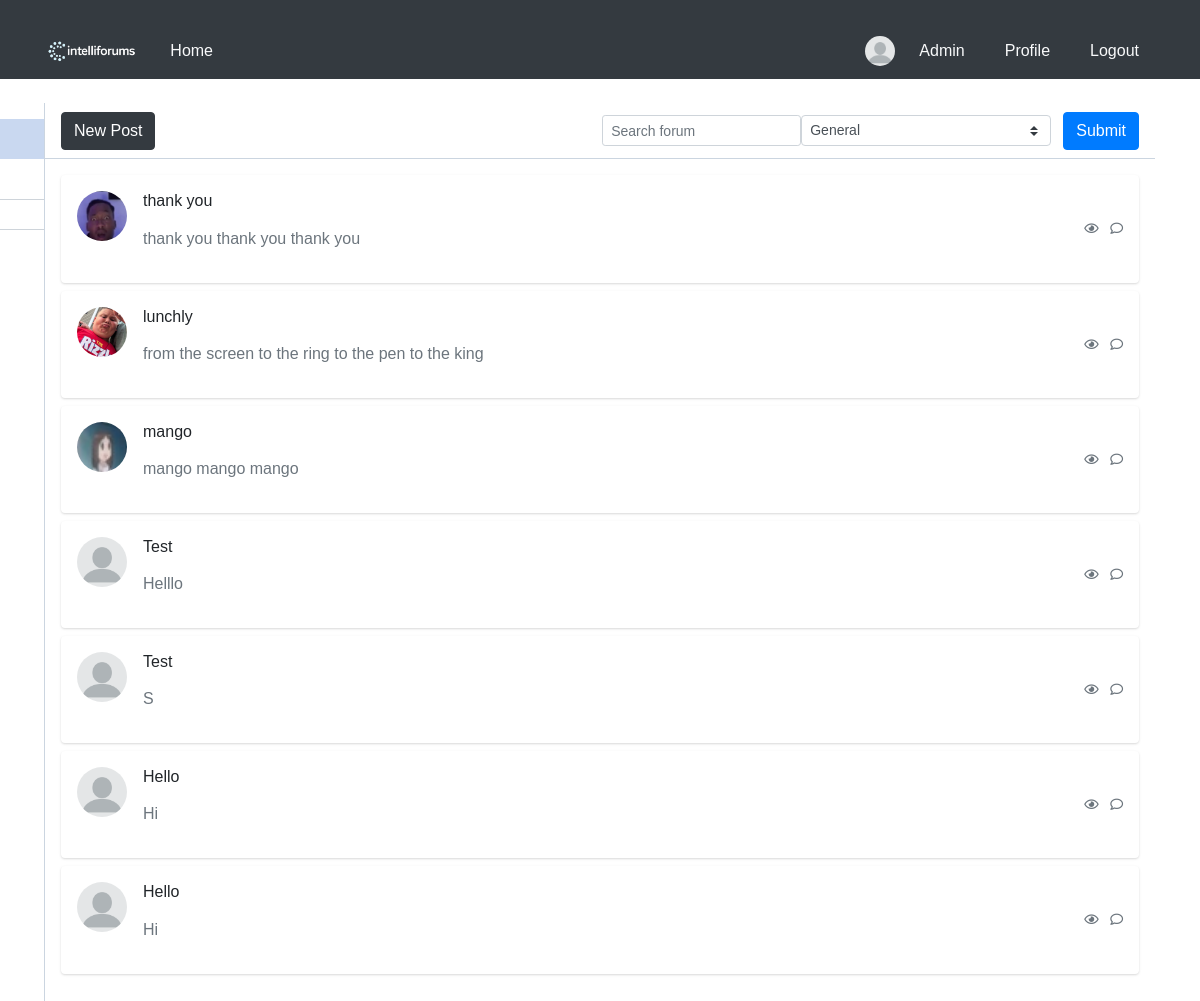
Page /home/0/1/ (signed in) on the committed database.
### blog/models.py (models this page shows, shortened)
class User(AbstractBaseUser, PermissionsMixin):
    username = models.CharField(max_length=100, unique=True)
    picture = models.ImageField(
        upload_to='profile/',
        default='profile/blank-profile-picture-973460_128012234212.png',
        blank=True,
    )
    is_active = models.BooleanField(default=True)
    is_staff = models.BooleanField(default=False)
    USERNAME_FIELD = 'username'
    objects = UserManager()

class UserPost(models.Model):
    post_ref = models.ForeignKey(Post, on_delete=models.CASCADE)
    user_ref = models.ForeignKey(User, on_delete=models.CASCADE)
    is_deleted = models.BooleanField(default=False)

### blog/views.py (the view)
# urls.py: path('home/<int:pk>/<int:page_number>/', views.fetch_posts,name='home'),
@csrf_protect
def fetch_posts(request, pk, page_number):
    posts = []
    if request.method == 'POST':
        form = SearchForm(request.POST)
        if form.is_valid():
            substring = form.cleaned_data['content']
            choice = form.cleaned_data['choices']
            posts = _get_page_object(
                Paginator(
                    get_filtered_posts(
                        UserPost.objects.filter(
                                (Q(post_ref__title__icontains=substring) | Q(post_ref__content__icontains=substring)) &
                                Q(is_deleted=False))
                            .filter(id__in=Tag.objects.filter(forum_ref__id=choice)).values(
                                'post_ref__id',
                                'post_ref__user_ref__username',
                                'post_ref__title',
                                'post_ref__content',
                                'post_ref__created_at',
                                'post_ref__user_ref__picture',
                                'id'),
                            )
                    if Forum.objects.filter(id=choice).exists()
                    else get_filtered_posts(
                        UserPost.objects.filter(
                            Q(post_ref__title__icontains=substring) |
                            Q(post_ref__content__icontains=substring) &
                            Q(is_deleted=False)
                        )
                    ),
                    20
                ),
                page_number
            ).object_list
    else:
        posts = _get_page_object(
            Paginator(
                get_filtered_posts(
                    UserPost.objects.filter(
                        id__in=Tag.objects.filter(forum_ref__id=pk)
                    )
                )
                if Forum.objects.filter(id=pk).exists()
                else get_filtered_posts(UserPost.objects.select_related('post_ref').filter(is_deleted = False))
                , 20
            ), page_number
        ).object_list
    search_form = SearchForm()
    posts = posts[::-1]
    forums = Forum.objects.all()
    return render(request, 'home.html', {
        'posts' : posts,
        'page_number' : page_number,
        'forum_pk' : pk,
        'search_form' : search_form,
        'user' : request.user,
        'forums' : forums
    })

### blog/forms.py
class SearchForm(forms.Form):
    content = forms.CharField(
        widget=forms.TextInput(
            attrs={
                'class' : 'form-control form-control-sm bg-gray-200 border-gray-200 shadow-none mb-4 mt-4',
                'placeholder' : 'Search forum',
            },
        ),
        label="",
    )
    choices = forms.ChoiceField(
        label=""
    )
    def __init__(self, *args, **kwargs):
        super().__init__(*args, **kwargs)
        list_var = [(0, "General")]
        list_var.extend([(forum.id, forum.title) for forum in Forum.objects.all()])
        self.fields['choices'].choices = list_var
        self.fields['choices'].widget.attrs.update({'class': 'custom-select custom-select-sm w-auto mr-1'})

### blog/views.py (called while the page is built)
def get_filtered_posts(_object):
    return _object.values(
        'post_ref__id',
        'post_ref__user_ref__username',
        'post_ref__title',
        'post_ref__content',
        'post_ref__created_at',
        'post_ref__user_ref__picture',
        'id'
    )

def _get_page_object(paginator_object, page_number):
    try:
        page_object = paginator_object.page(page_number)
    except PageNotAnInteger:
        page_object = paginator_object.page(1)
    except EmptyPage:
        page_object = paginator_object.page(paginator_object.num_pages)
    return page_object

### blog/templates/home.html (shortened to what this page needs)
<!DOCTYPE html>
<html lang="en">
<head>
    {% load static %}
    <link rel="stylesheet" href="{% static 'blog/css/global.css' %}">
    <link rel="stylesheet" href="{% static 'blog/css/home.css' %}">
</head>
<body>
{% if not user.is_active %}
    <p>BANNED</p>
{% else %}
{% include 'header.html' %}
<div class="container">
    <div class="main-body p-0">
        <div class="inner-wrapper">
            {% include 'sidebar.html' %}
            <div class="inner-main">
                <div class="inner-main-header">
                    <button type="button" class="btn btn-dark" onclick= "location.href = '{% url 'new_post' %}'">New Post</button>
                    <span class="input-icon input-icon-sm ml-auto w-auto">
                        <form action="" method="post" class="d-flex align-items-center">
                            {{ search_form }}
                            <button class="btn btn-primary ml-2" type="submit">Submit</button>
                        </form>
                    </span>
                </div>
                <div class="inner-main-body p-2 p-sm-3 collapse forum-content show">
                    {% for post in posts %}
                        <div class="card mb-2" onclick="window.location.href='{% url 'post_detail' pk=post.id page_number=1 %}'" style="cursor: pointer;">
                            <div class="card-body p-2 p-sm-3">
                                <div class="media forum-item">
                                    <a href="#" data-toggle="collapse" data-target=".forum-content">
                                        <img src="/media/{{ post.post_ref__user_ref__picture }}" class="mr-3 rounded-circle" width="50" height="50" alt="User" />
                                    </a>
                                    <div class="media-body">
                                        <h6>
                                            <p href="#"  class="text-body">{{ post.post_ref__title }}</p>
                                        </h6>
                                        <p class="text-secondary">
                                            {{ post.post_ref__content }}
                                        </p>
                                    </div>
                                    <div class="text-muted small text-center align-self-center">
                                        <span class="d-none d-sm-inline-block">
                                            <i class="far fa-eye"></i>
                                        </span>
                                        <span>
                                            <i class="far fa-comment ml-2"></i>
                                        </span>
                                    </div>
                                </div>
                            </div>
                        </div>
                    {% endfor %}
                </div>
            </div>
        </div>
    </div>
</div>
{% endif %}
</body>
</html>

### blog/templates/header.html (shortened to what this page needs)
<!DOCTYPE html>
<html lang="en">
<head>
    {% load static %}
    <link rel="stylesheet" href="https://cdn.jsdelivr.net/npm/bootstrap@4.1.3/dist/css/bootstrap.min.css">
    <link rel="stylesheet" href="https://cdnjs.cloudflare.com/ajax/libs/font-awesome/5.12.0-2/css/all.min.css" />
    <link rel="stylesheet" href="{% static 'blog/css/global.css' %}">
    <link rel="stylesheet" href="{% static 'blog/css/header.css' %}">
</head>
<body>
    <nav class="navbar navbar-dark bg-dark">
        <div class="container d-flex justify-content-between align-items-center">
            <div class="d-flex align-items-center">
                <img src="{% static 'images/logo.png' %}" alt="Logo" style="max-height:30px;">
                <a class="nav-link text-light ml-3" href="/">Home</a>
            </div>
            <div class="d-flex align-items-center">
                {% if user.is_authenticated %}
                    <img src="{{ user.picture.url }}" alt="Profile Picture" class="profile-img" style="height:30px;width:30px;border-radius:50%;">
                    {% if user.is_staff %}
                    <a class="nav-link text-light ml-2" href="/adminpanel/">Admin</a>
                    {% endif %}
                    <a class="nav-link text-light ml-2" href="/profile/">Profile</a>
                    <a class="nav-link text-light ml-2" href="{% url 'logout' %}">Logout</a>
                {% else %}
                    <a class="nav-link text-light" href="/login/">Login</a>
                    <a class="nav-link text-light ml-2" href="/register/">Register</a>
                {% endif %}
            </div>
        </div>
    </nav>
</body>
</html>

### blog/static/blog/css/global.css (style rules this page uses)
* { font-family: Verdana, Geneva, Tahoma, sans-serif; }

### blog/static/blog/css/home.css (style rules this page uses)
body { margin-top:20px; color: #1a202c; text-align: left; background-color: #e2e8f0; width: 100%; }
.inner-wrapper { position: relative; height: calc(100vh - 3.5rem); transition: transform 0.3s; }
.inner-main, .inner-sidebar { position: absolute; top: 0; bottom: 0; left: 0; display: flex; flex-direction: column; }
.inner-main { right: 0; left: 235px; }
.inner-main-footer, .inner-main-header, .inner-sidebar-footer, .inner-sidebar-header { height: 3.5rem; border-bottom: 1px solid #cbd5e0; display: flex; align-items: center; padding: 0 1rem; flex-shrink: 0; }
.inner-main-body, .inner-sidebar-body { padding: 1rem; overflow-y: auto; position: relative; flex: 1 1 auto; }
.inner-main-footer, .inner-main-header { background-color: #fff; }
.inner-main { left: 0; width: 100%; }
.nav-link { color: #4a5568; }
.card { box-shadow: 0 1px 3px 0 rgba(0,0,0,.1), 0 1px 2px 0 rgba(0,0,0,.06); }
.card { position: relative; display: flex; flex-direction: column; min-width: 0; word-wrap: break-word; background-color: #fff; background-clip: border-box; border: 0 solid rgba(0,0,0,.125); border-radius: .25rem; width: 100%; }
.card-body { flex: 1 1 auto; min-height: 1px; padding: 1rem; width: 100%; }
.container { margin-top: 2%; width: 100%; }

### blog/static/blog/css/header.css (style rules this page uses)
.profile-img { max-width: 50px !important; max-height: 50px !important; border-radius: 50% !important; }

### blog/templates/sidebar.html (style rules this page uses)
.inner-wrapper { position: relative; height: calc(100vh - 3.5rem); transition: transform 0.3s; }
.inner-main, .inner-sidebar { position: absolute; top: 0; bottom: 0; left: 0; display: flex; flex-direction: column; }
.inner-main { right: 0; left: 235px; }
.inner-main-footer, .inner-main-header, .inner-sidebar-footer, .inner-sidebar-header { height: 3.5rem; border-bottom: 1px solid #cbd5e0; display: flex; align-items: center; padding: 0 1rem; flex-shrink: 0; }
.inner-main-body, .inner-sidebar-body { padding: 1rem; overflow-y: auto; position: relative; flex: 1 1 auto; }
.inner-main-footer, .inner-main-header { background-color: #fff; }
.inner-main { left: 0; width: 100%; }
.nav-link { color: #4a5568; }
.card { box-shadow: 0 1px 3px 0 rgba(0,0,0,.1), 0 1px 2px 0 rgba(0,0,0,.06); }
.card { position: relative; display: flex; flex-direction: column; min-width: 0; word-wrap: break-word; background-color: #fff; background-clip: border-box; border: 0 solid rgba(0,0,0,.125); border-radius: .25rem; width: 100%; }
.card-body { flex: 1 1 auto; min-height: 1px; padding: 1rem; width: 100%; }
.container { margin-top: 2%; width: 100%; }

### rows in the picture
User: picture (placeholder picture)
UserPost: shows a picture, post_ref__title "thank you", post_ref__content "thank you thank you thank you"
UserPost: shows a picture, post_ref__title "lunchly", post_ref__content "from the screen to the ring to the pen to the king"
UserPost: shows a picture, post_ref__title "mango", post_ref__content "mango mango mango"
UserPost: post_ref__title "Test", post_ref__content "Helllo"
UserPost: post_ref__title "Test", post_ref__content "S"
UserPost: post_ref__title "Hello", post_ref__content "Hi"
UserPost: post_ref__title "Hello", post_ref__content "Hi"
